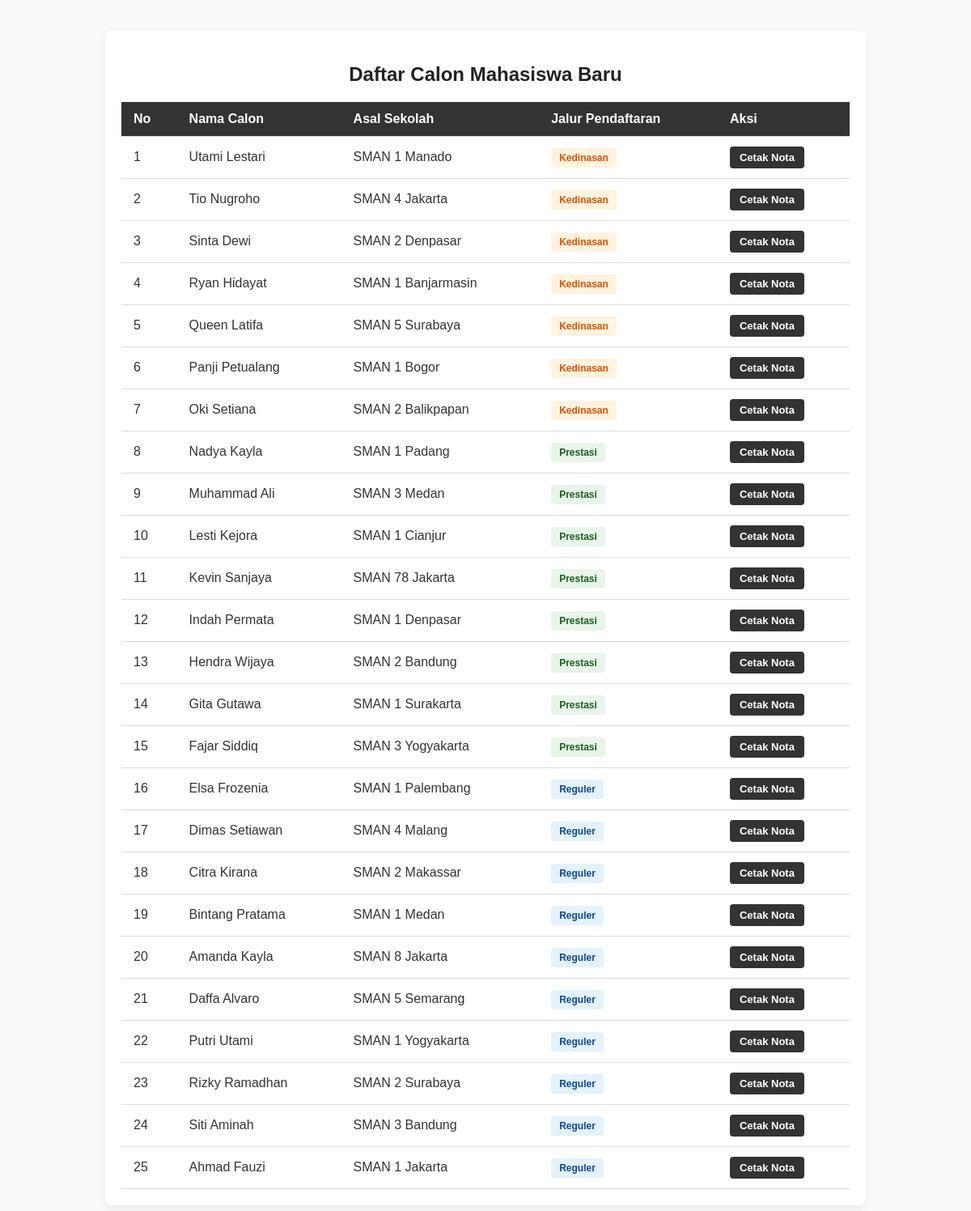
The page / on the database its author committed.
### tables this page shows
CREATE TABLE `pendaftaran` (
  `id_pendaftaran` int NOT NULL,
  `nama_calon` varchar(255) NOT NULL,
  `asal_sekolah` varchar(150) NOT NULL,
  `nilai_ujian` decimal(5,2) NOT NULL,
  `biaya_pendaftaran_dasar` decimal(10,2) NOT NULL,
  `jalur_pendaftaran` enum('Reguler','Prestasi','Kedinasan') NOT NULL,
  `pilihan_prodi` varchar(100) DEFAULT NULL,
  `lokasi_kampus` varchar(100) DEFAULT NULL,
  `jenis_prestasi` varchar(100) DEFAULT NULL,
  `tingkat_prestasi` varchar(50) DEFAULT NULL,
  `sk_ikatan_dinas` varchar(100) DEFAULT NULL,
  `instansi_sponsor` varchar(150) DEFAULT NULL
);

### Index.php (the view, shortened to what this page needs)
<?php
require_once 'Config/Koneksi.php';
try {
    $stmt = $pdo->query("SELECT id_pendaftaran, nama_calon, asal_sekolah, jalur_pendaftaran FROM pendaftaran ORDER BY id_pendaftaran DESC");
    $semua_pendaftar = $stmt->fetchAll();
} catch (PDOException $e) {
    die("Gagal mengambil data: " . $e->getMessage());
}
?>
<!DOCTYPE html>
<html lang="id">
<head>
</head>
<body>
<div class="container">
    <h2>Daftar Calon Mahasiswa Baru</h2>
    <table>
        <thead>
            <tr>
                <th>No</th>
                <th>Nama Calon</th>
                <th>Asal Sekolah</th>
                <th>Jalur Pendaftaran</th>
                <th>Aksi</th>
            </tr>
        </thead>
        <tbody>
            <?php $no = 1; foreach ($semua_pendaftar as $row): ?>
            <tr>
                <td><?php echo $no++; ?></td>
                <td><?php echo htmlspecialchars($row['nama_calon']); ?></td>
                <td><?php echo htmlspecialchars($row['asal_sekolah']); ?></td>
                <td>
                    <span class="badge <?php
                        echo (strtolower($row['jalur_pendaftaran']) == 'reguler' || strtolower($row['jalur_pendaftaran']) == 'regular') ? 'badge-reguler' :
                             (strtolower($row['jalur_pendaftaran']) == 'prestasi' ? 'badge-prestasi' : 'badge-kedinasan');
                    ?>">
                        <?php echo ucfirst($row['jalur_pendaftaran']); ?>
                    </span>
                </td>
                <td>
                    <a href="View/Nota.php?id=<?php echo $row['id_pendaftaran']; ?>" class="btn-cetak" target="_blank">Cetak Nota</a>
                </td>
            </tr>
            <?php endforeach; ?>
        </tbody>
    </table>
</div>
</body>
</html>

### Index.php (style rules this page uses)
body { font-family: Arial, sans-serif; background-color: #f9f9f9; padding: 30px; color: #333; }
.container { max-width: 900px; margin: 0 auto; background: #fff; padding: 20px; border-radius: 8px; box-shadow: 0 4px 10px rgba(0,0,0,0.05); }
h2 { text-align: center; margin-bottom: 20px; color: #222; }
table { width: 100%; border-collapse: collapse; margin-top: 10px; }
th, td { padding: 12px 15px; text-align: left; border-bottom: 1px solid #ddd; }
th { background-color: #333; color: #fff; }
.badge { padding: 5px 10px; border-radius: 4px; font-size: 12px; font-weight: bold; }
.badge-reguler { background-color: #e3f2fd; color: #0d47a1; }
.badge-prestasi { background-color: #e8f5e9; color: #1b5e20; }
.badge-kedinasan { background-color: #fff3e0; color: #e65100; }
.btn-cetak { display: inline-block; padding: 6px 12px; background-color: #333; color: #fff; text-decoration: none; border-radius: 4px; font-size: 13px; font-weight: bold; }

### rows shown on the page
pendaftaran: nama_calon "Utami Lestari", asal_sekolah "SMAN 1 Manado", jalur_pendaftaran "Kedinasan"
pendaftaran: nama_calon "Tio Nugroho", asal_sekolah "SMAN 4 Jakarta", jalur_pendaftaran "Kedinasan"
pendaftaran: nama_calon "Sinta Dewi", asal_sekolah "SMAN 2 Denpasar", jalur_pendaftaran "Kedinasan"
pendaftaran: nama_calon "Ryan Hidayat", asal_sekolah "SMAN 1 Banjarmasin", jalur_pendaftaran "Kedinasan"
pendaftaran: nama_calon "Queen Latifa", asal_sekolah "SMAN 5 Surabaya", jalur_pendaftaran "Kedinasan"
pendaftaran: nama_calon "Panji Petualang", asal_sekolah "SMAN 1 Bogor", jalur_pendaftaran "Kedinasan"
pendaftaran: nama_calon "Oki Setiana", asal_sekolah "SMAN 2 Balikpapan", jalur_pendaftaran "Kedinasan"
pendaftaran: nama_calon "Nadya Kayla", asal_sekolah "SMAN 1 Padang", jalur_pendaftaran "Prestasi"
pendaftaran: nama_calon "Muhammad Ali", asal_sekolah "SMAN 3 Medan", jalur_pendaftaran "Prestasi"
pendaftaran: nama_calon "Lesti Kejora", asal_sekolah "SMAN 1 Cianjur", jalur_pendaftaran "Prestasi"
pendaftaran: nama_calon "Kevin Sanjaya", asal_sekolah "SMAN 78 Jakarta", jalur_pendaftaran "Prestasi"
pendaftaran: nama_calon "Indah Permata", asal_sekolah "SMAN 1 Denpasar", jalur_pendaftaran "Prestasi"
pendaftaran: nama_calon "Hendra Wijaya", asal_sekolah "SMAN 2 Bandung", jalur_pendaftaran "Prestasi"
pendaftaran: nama_calon "Gita Gutawa", asal_sekolah "SMAN 1 Surakarta", jalur_pendaftaran "Prestasi"
pendaftaran: nama_calon "Fajar Siddiq", asal_sekolah "SMAN 3 Yogyakarta", jalur_pendaftaran "Prestasi"
pendaftaran: nama_calon "Elsa Frozenia", asal_sekolah "SMAN 1 Palembang", jalur_pendaftaran "Reguler"
pendaftaran: nama_calon "Dimas Setiawan", asal_sekolah "SMAN 4 Malang", jalur_pendaftaran "Reguler"
pendaftaran: nama_calon "Citra Kirana", asal_sekolah "SMAN 2 Makassar", jalur_pendaftaran "Reguler"
pendaftaran: nama_calon "Bintang Pratama", asal_sekolah "SMAN 1 Medan", jalur_pendaftaran "Reguler"
pendaftaran: nama_calon "Amanda Kayla", asal_sekolah "SMAN 8 Jakarta", jalur_pendaftaran "Reguler"
pendaftaran: nama_calon "Daffa Alvaro", asal_sekolah "SMAN 5 Semarang", jalur_pendaftaran "Reguler"
pendaftaran: nama_calon "Putri Utami", asal_sekolah "SMAN 1 Yogyakarta", jalur_pendaftaran "Reguler"
pendaftaran: nama_calon "Rizky Ramadhan", asal_sekolah "SMAN 2 Surabaya", jalur_pendaftaran "Reguler"
pendaftaran: nama_calon "Siti Aminah", asal_sekolah "SMAN 3 Bandung", jalur_pendaftaran "Reguler"
pendaftaran: nama_calon "Ahmad Fauzi", asal_sekolah "SMAN 1 Jakarta", jalur_pendaftaran "Reguler"
